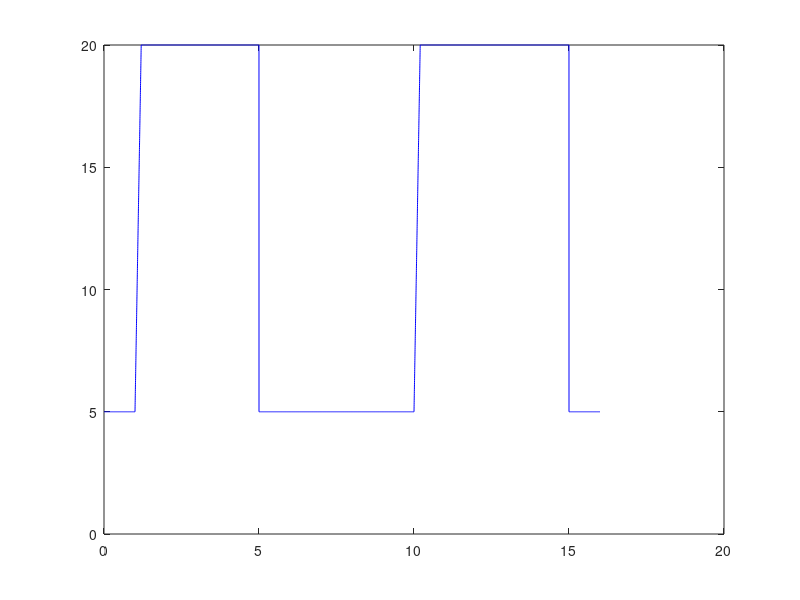

This figure's MATLAB source:
clc;clear all;close all;
t = 0:.001:16;
pset = ones(length(t),1)*5;
pset(t>1 & t<1.2) = 75*t(t>1 & t<1.2)-70;
pset(t>=1.2 & t<5)=20;
pset(t>10 & t<10.2)= 75*t(t>1 & t<1.2)-70 ;
pset(t>=10.2 & t<15)=20;
plot(t,pset,'b');

pset_sim = [t' pset];